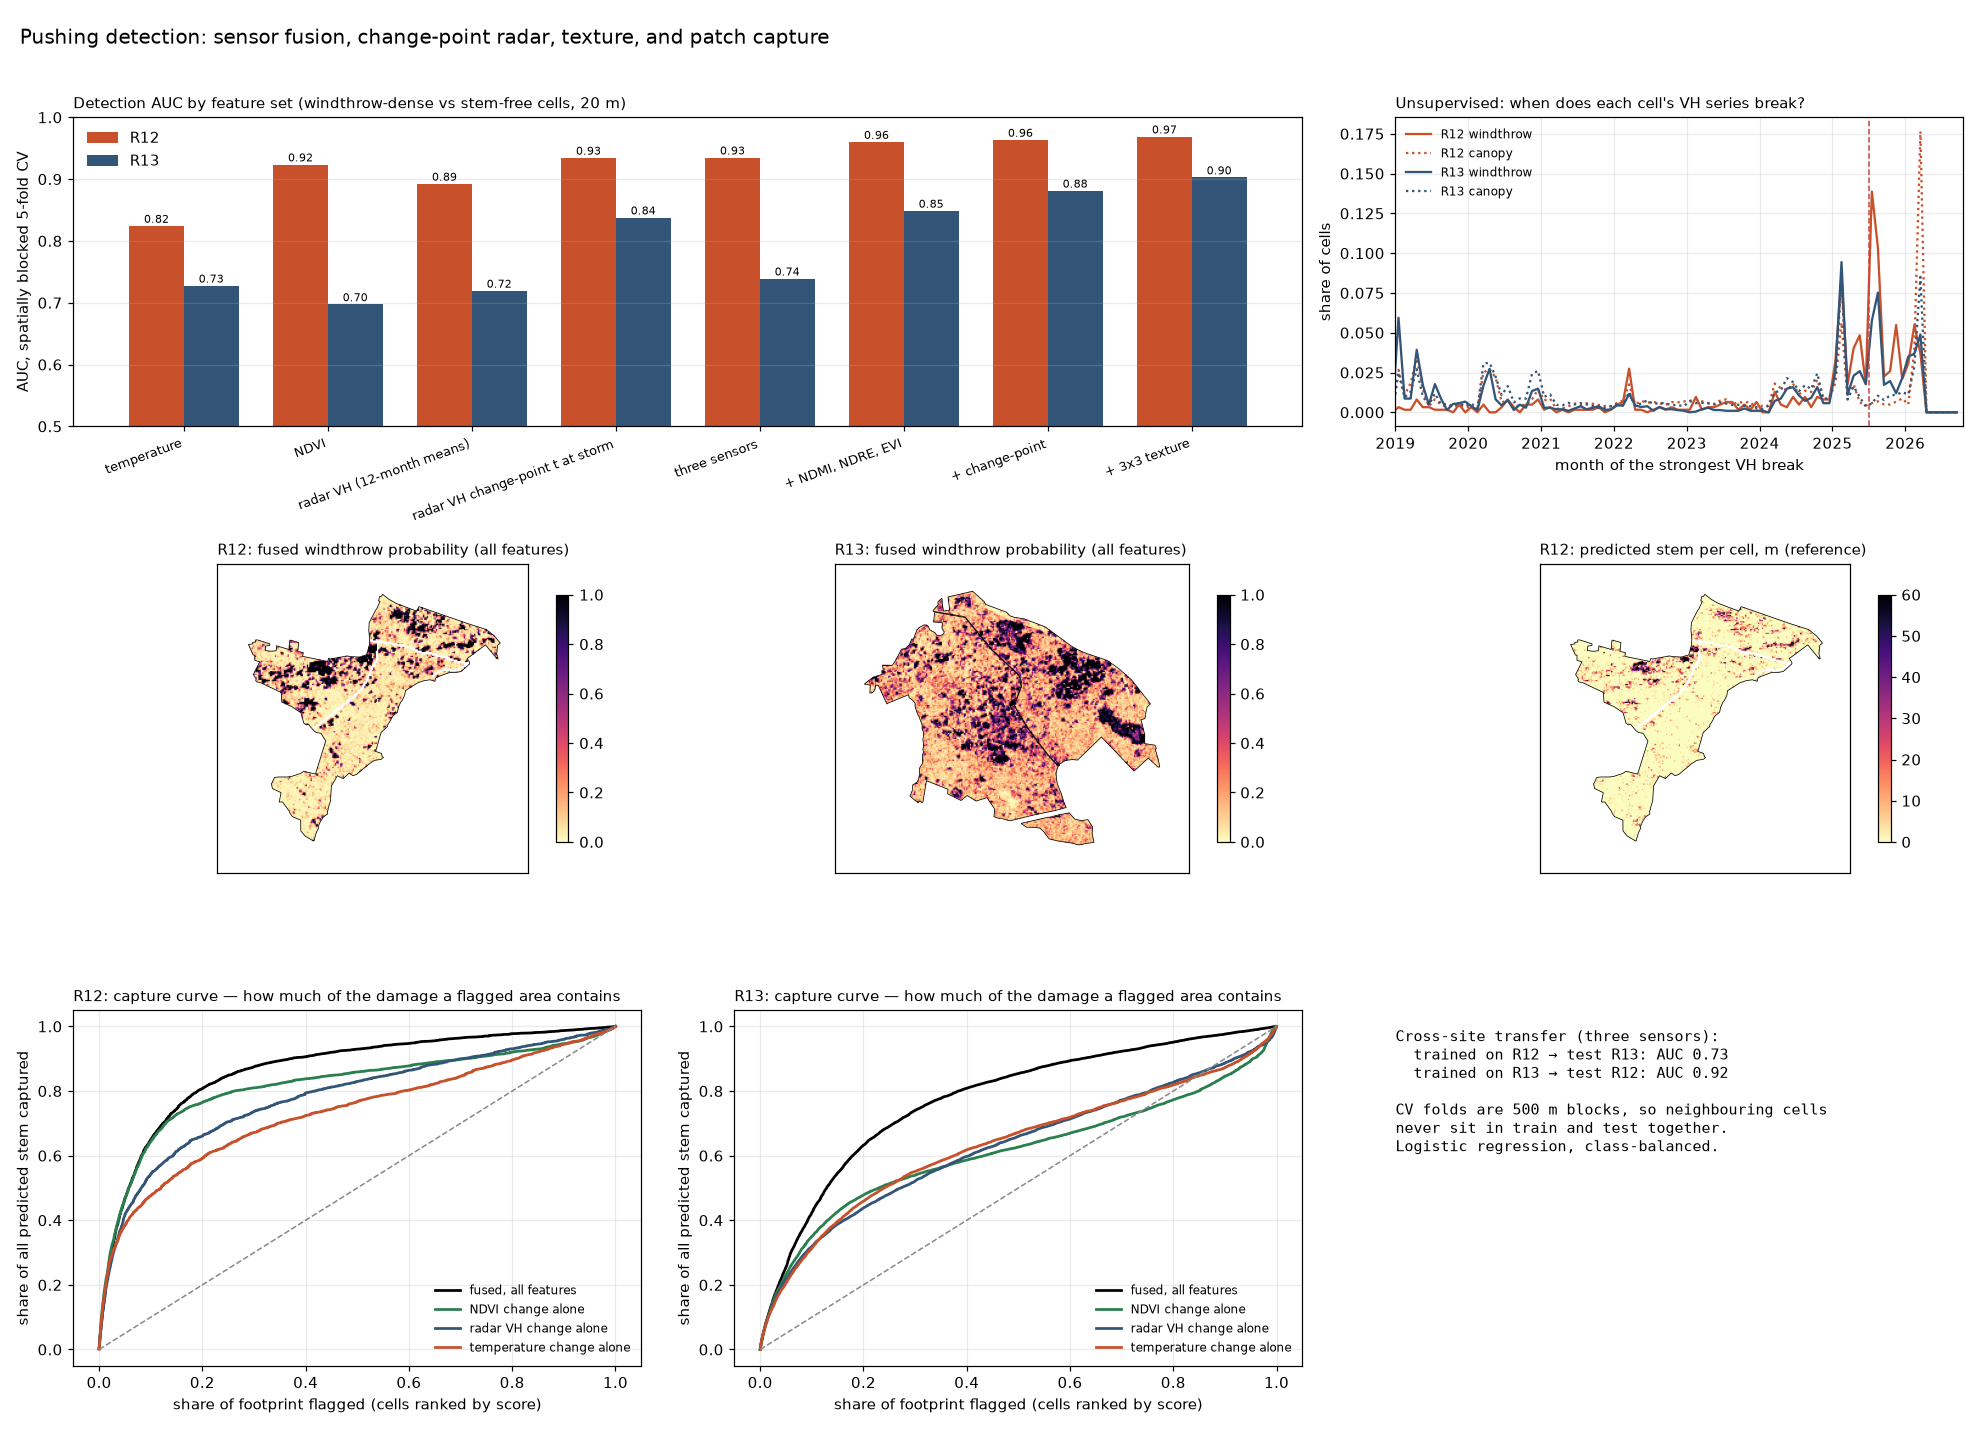

Here is the Python script that generated this plot:
"""Can detection be pushed further? Four ideas tested on the same 20 m cells:
1. sensor fusion (logistic regression, spatially blocked 5-fold CV, plus cross-site transfer)
2. change-point detection on the full monthly VH series (seasonally adjusted)
3. extra indices (NDMI, NDRE, EVI) and 3x3 texture of the change rasters
4. patch-level "capture curve": share of all predicted stem captured vs share of footprint flagged

    python docs/experiments/windthrow/detection_upgrade.py <sar worktree> <out dir>
"""
import csv, glob, os, re, sys, warnings
import numpy as np, rasterio
from scipy.ndimage import uniform_filter, generic_filter, label
from sklearn.linear_model import LogisticRegression
from sklearn.preprocessing import StandardScaler
from sklearn.pipeline import make_pipeline
from sklearn.metrics import roc_auc_score
import matplotlib; matplotlib.use("Agg"); import matplotlib.pyplot as plt
sys.path.insert(0, os.path.dirname(os.path.abspath(__file__)))
SAR_WT, OUT = sys.argv[1], sys.argv[2]; os.makedirs(OUT, exist_ok=True)
sys.argv = [sys.argv[0], SAR_WT, OUT]
import sensor_figures as sf
from sensor_figures import SITES, masks, on_grid, change_map, ym_of, SUMMER

EXTRA = {"R12": {k: f"out/geotiffs/r12_data_{k}/*.tif" for k in ("ndmi", "ndre", "evi")},
         "R13": {k: f"out/geotiffs/r13_data_{k}/*.tif" for k in ("ndmi", "ndre", "evi")}}
STORM_YM = "2025-07"

def summer_pre(ym): return "2022-01" <= ym <= "2024-12" and int(ym[5:]) in SUMMER
def summer_post(ym): return ym >= STORM_YM and int(ym[5:]) in SUMMER

def vh_stack(site, grid):
    labs, arrs = [], []
    for f in sorted(glob.glob(SITES[site]["sar"])):
        with rasterio.open(f) as ds:
            a = ds.read(2).astype("float32"); a[a == sf.FILL] = np.nan
        labs.append(ym_of(f)); arrs.append(a)
    return labs, np.stack(arrs)

def changepoint(labs, S, core):
    """Seasonally adjust (per calendar month, pre-storm years), then for every candidate break
    month t return the two-sample t statistic (after − before, min 6 months each side).
    Returns: t-stat at the storm month, the strongest |t| anywhere, its month, and the step there."""
    mon = np.array([int(l[5:]) for l in labs]); pre = np.array([l < STORM_YM for l in labs])
    A = S.copy()
    for m in range(1, 13):
        sel = (mon == m) & pre
        with warnings.catch_warnings():
            warnings.simplefilter("ignore"); A[mon == m] -= np.nanmean(S[sel], axis=0)
    n = len(labs); best_t = np.zeros(core.shape, "float32"); best_i = np.zeros(core.shape, "int16"); best_step = np.zeros(core.shape, "float32"); storm_t = None
    i_storm = labs.index(STORM_YM)
    for i in range(6, n - 6):
        if labs[i] < "2019-01": continue
        with warnings.catch_warnings():
            warnings.simplefilter("ignore")
            b, a = A[:i], A[i:]
            mb, ma = np.nanmean(b, 0), np.nanmean(a, 0); vb, va = np.nanvar(b, 0), np.nanvar(a, 0)
            nb, na = np.sum(np.isfinite(b), 0), np.sum(np.isfinite(a), 0)
            t = (ma - mb) / np.sqrt(vb / np.maximum(nb, 1) + va / np.maximum(na, 1) + 1e-6)
        t = np.where(core, t, 0)
        if i == i_storm: storm_t = t
        upd = np.abs(t) > np.abs(best_t); best_t[upd] = t[upd]; best_i[upd] = i; best_step[upd] = (ma - mb)[upd]
    return storm_t, best_t, best_i, best_step

def texture(a):
    a = np.where(np.isfinite(a), a, np.nanmean(a))
    return uniform_filter(a, 3), generic_filter(a, np.std, 3)

def block_folds(shape, b=25, k=5, seed=0):
    r, c = np.indices(shape); blk = (r // b) * 1000 + (c // b); ids = np.unique(blk)
    rng = np.random.default_rng(seed); fold_of = dict(zip(ids, rng.integers(0, k, len(ids)))); return np.vectorize(fold_of.get)(blk)

def cv_auc(X, y, folds):
    p = np.zeros(len(y))
    for k in np.unique(folds):
        te = folds == k; m = make_pipeline(StandardScaler(), LogisticRegression(max_iter=500, class_weight="balanced")).fit(X[~te], y[~te])
        p[te] = m.predict_proba(X[te])[:, 1]
    return roc_auc_score(y, p), p

def capture_curve(score, dens, core):
    ok = core & np.isfinite(score); s = score[ok]; d = dens[ok]; o = np.argsort(-s)
    frac_area = np.arange(1, len(o) + 1) / len(o); frac_stem = np.cumsum(d[o]) / d.sum(); return frac_area, frac_stem

def main():
    res = []; keep = {}
    for site in SITES:
        m = masks(site); g = m["grid"]; core = m["core"]; dens = m["dens"]
        F = {}
        F["lst"], _, _ = change_map(SITES[site]["lst"], 1, g, summer_pre, summer_post)
        F["ndvi"], _, _ = change_map(SITES[site]["ndvi"], 1, g, summer_pre, summer_post)
        for k, pat in EXTRA[site].items(): F[k], _, _ = change_map(pat, 1, g, summer_pre, summer_post)
        labs, S = vh_stack(site, g)
        i0, i1 = labs.index("2024-07"), labs.index(STORM_YM)
        with warnings.catch_warnings():
            warnings.simplefilter("ignore"); F["vh"] = np.nanmean(S[i1:i1 + 12], 0) - np.nanmean(S[i0:i1], 0)
        F["vh_storm_t"], best_t, best_i, best_step = changepoint(labs, S, core)
        F["vh_best_t"] = best_t
        for k in ("ndvi", "vh", "lst"):
            F[f"{k}_mean3"], F[f"{k}_sd3"] = texture(F[k])
        # labels and folds
        wt, ctl = m["wt"], m["ctl"]; sel = (wt | ctl)
        for k in F: sel &= np.isfinite(F[k])
        y = wt[sel].astype(int); folds = block_folds(core.shape)[sel]
        sets = {"temperature": ["lst"], "NDVI": ["ndvi"], "radar VH (12-month means)": ["vh"], "radar VH change-point t at storm": ["vh_storm_t"],
                "three sensors": ["lst", "ndvi", "vh"], "+ NDMI, NDRE, EVI": ["lst", "ndvi", "vh", "ndmi", "ndre", "evi"],
                "+ change-point": ["lst", "ndvi", "vh", "ndmi", "ndre", "evi", "vh_storm_t"],
                "+ 3x3 texture": ["lst", "ndvi", "vh", "ndmi", "ndre", "evi", "vh_storm_t", "ndvi_mean3", "ndvi_sd3", "vh_mean3", "vh_sd3", "lst_mean3"]}
        for name, cols in sets.items():
            X = np.column_stack([F[c][sel] for c in cols])
            auc, p = cv_auc(X, y, folds) if len(cols) > 1 else (roc_auc_score(y, X[:, 0] * (1 if cols[0] == "lst" else -1)), None)
            res.append(dict(site=site, features=name, n_features=len(cols), auc=auc)); print(f"{site} {name:36s} AUC {auc:.3f}")
        # unsupervised: where does the strongest VH break fall?
        bm_wt = best_i[wt & core]; bm_ctl = best_i[ctl & core]
        near = lambda idx: np.mean([abs(i - i1) <= 2 for i in idx])
        print(f"{site}: strongest VH break within ±2 months of {STORM_YM}: windthrow cells {near(bm_wt):.0%}, canopy {near(bm_ctl):.0%}")
        res.append(dict(site=site, features="break within ±2 mo of storm, windthrow cells", n_features=0, auc=near(bm_wt)))
        res.append(dict(site=site, features="break within ±2 mo of storm, canopy cells", n_features=0, auc=near(bm_ctl)))
        # full-footprint fused score for maps and capture curves
        cols = sets["+ 3x3 texture"]; ok = core.copy()
        for c in cols: ok &= np.isfinite(F[c])
        Xall = np.column_stack([F[c][ok] for c in cols]); yall = wt[ok].astype(int)
        # fit on labelled cells (wt|ctl) only, predict everywhere
        lab = (wt | ctl)[ok]; mdl = make_pipeline(StandardScaler(), LogisticRegression(max_iter=500, class_weight="balanced")).fit(Xall[lab], yall[lab])
        fused = np.full(core.shape, np.nan, "float32"); fused[ok] = mdl.predict_proba(Xall)[:, 1]
        keep[site] = dict(fused=fused, dens=dens, core=core, best_i=best_i, labs=labs, i1=i1, wt=wt, ctl=ctl, F=F, grid=g, fp=m["fp"])
        # cross-site transfer stored for later
        keep[site]["X3"] = (np.column_stack([F[c][sel] for c in ["lst", "ndvi", "vh"]]), y)
    # transfer: train on one site, test on the other (three sensors)
    for a, b in (("R12", "R13"), ("R13", "R12")):
        Xa, ya = keep[a]["X3"]; Xb, yb = keep[b]["X3"]
        mdl = make_pipeline(StandardScaler(), LogisticRegression(max_iter=500, class_weight="balanced")).fit(Xa, ya)
        auc = roc_auc_score(yb, mdl.predict_proba(Xb)[:, 1]); res.append(dict(site=b, features=f"three sensors, trained on {a}", n_features=3, auc=auc)); print(f"train {a} → test {b}: AUC {auc:.3f}")
    with open(f"{OUT}/detection_upgrade.csv", "w", newline="") as fh:
        w = csv.DictWriter(fh, fieldnames=list(res[0])); w.writeheader(); w.writerows(res)
    # ---- figure
    fig = plt.figure(figsize=(18, 13), facecolor="white"); gs = fig.add_gridspec(3, 3, height_ratios=[1, 1, 1.15])
    ax = fig.add_subplot(gs[0, :2]); names = [r["features"] for r in res if r["site"] == "R12" and r["n_features"] > 0 and "trained" not in r["features"]]
    xs = np.arange(len(names)); wdt = 0.38
    for j, site in enumerate(SITES):
        vals = [next(r["auc"] for r in res if r["site"] == site and r["features"] == n) for n in names]
        ax.bar(xs + (j - 0.5) * wdt, vals, wdt, color=["#c8502a", "#357"][j], label=site)
        for x, v in zip(xs, vals): ax.text(x + (j - 0.5) * wdt, v + 0.005, f"{v:.2f}", ha="center", fontsize=7.5)
    ax.set_xticks(xs); ax.set_xticklabels(names, rotation=20, ha="right", fontsize=8.5); ax.set_ylim(0.5, 1.0); ax.set_ylabel("AUC, spatially blocked 5-fold CV")
    ax.set_title("Detection AUC by feature set (windthrow-dense vs stem-free cells, 20 m)", loc="left", fontsize=10); ax.legend(frameon=False); ax.grid(alpha=0.25, axis="y")
    ax = fig.add_subplot(gs[0, 2])
    for site, col in zip(SITES, ("#c8502a", "#357")):
        k = keep[site]; x = np.array([sf.xval(l) for l in k["labs"]])
        for cls, ls in (("wt", "-"), ("ctl", ":")):
            idx = k["best_i"][k[cls] & k["core"]]; h = np.bincount(idx, minlength=len(x)) / max(len(idx), 1)
            ax.plot(x, h, color=col, ls=ls, lw=1.5, label=f"{site} {'windthrow' if cls == 'wt' else 'canopy'}")
    ax.axvline(2025.5, color="#c44", lw=1, ls="--"); ax.set_xlim(2019, 2026.8); ax.set_ylabel("share of cells"); ax.set_xlabel("month of the strongest VH break")
    ax.set_title("Unsupervised: when does each cell's VH series break?", loc="left", fontsize=10); ax.legend(frameon=False, fontsize=8); ax.grid(alpha=0.25)
    for j, site in enumerate(SITES):
        k = keep[site]; bb = rasterio.transform.array_bounds(*k["core"].shape, k["grid"]["transform"]); ext = (bb[0], bb[2], bb[1], bb[3])
        ax = fig.add_subplot(gs[1, j]); im = ax.imshow(np.where(k["core"], k["fused"], np.nan), extent=ext, cmap="magma_r", vmin=0, vmax=1); k["fp"].boundary.plot(ax=ax, color="k", lw=0.5)
        ax.set_title(f"{site}: fused windthrow probability (all features)", loc="left", fontsize=10); ax.set_xticks([]); ax.set_yticks([]); fig.colorbar(im, ax=ax, shrink=0.8)
    ax = fig.add_subplot(gs[1, 2]); k = keep["R12"]; bb = rasterio.transform.array_bounds(*k["core"].shape, k["grid"]["transform"]); ext = (bb[0], bb[2], bb[1], bb[3])
    im = ax.imshow(np.where(k["core"], k["dens"], np.nan), extent=ext, cmap="magma_r", vmin=0, vmax=60); k["fp"].boundary.plot(ax=ax, color="k", lw=0.5)
    ax.set_title("R12: predicted stem per cell, m (reference)", loc="left", fontsize=10); ax.set_xticks([]); ax.set_yticks([]); fig.colorbar(im, ax=ax, shrink=0.8)
    for j, site in enumerate(SITES):
        ax = fig.add_subplot(gs[2, j]); k = keep[site]
        for name, sc, col in (("fused, all features", k["fused"], "#000"), ("NDVI change alone", -k["F"]["ndvi"], "#2a7f4f"), ("radar VH change alone", -k["F"]["vh"], "#357"), ("temperature change alone", k["F"]["lst"], "#c8502a")):
            fa, fs = capture_curve(sc, k["dens"], k["core"]); ax.plot(fa, fs, color=col, lw=1.8, label=name)
            i10 = np.searchsorted(fa, 0.10); print(f"{site} {name:26s}: flag 10 % of footprint → {fs[i10]:.0%} of predicted stem; 25 % → {fs[np.searchsorted(fa, 0.25)]:.0%}")
        ax.plot([0, 1], [0, 1], color="#888", lw=1, ls="--"); ax.set_xlabel("share of footprint flagged (cells ranked by score)"); ax.set_ylabel("share of all predicted stem captured")
        ax.set_title(f"{site}: capture curve — how much of the damage a flagged area contains", loc="left", fontsize=10); ax.legend(frameon=False, fontsize=8, loc="lower right"); ax.grid(alpha=0.25)
    ax = fig.add_subplot(gs[2, 2]); ax.axis("off")
    tr = [r for r in res if "trained" in r["features"]]
    txt = "Cross-site transfer (three sensors):\n" + "\n".join(f"  {r['features'].replace('three sensors, ', '')} → test {r['site']}: AUC {r['auc']:.2f}" for r in tr)
    txt += "\n\nCV folds are 500 m blocks, so neighbouring cells\nnever sit in train and test together.\nLogistic regression, class-balanced."
    ax.text(0, 0.95, txt, va="top", fontsize=10, family="monospace")
    fig.suptitle("Pushing detection: sensor fusion, change-point radar, texture, and patch capture", x=0.01, ha="left", fontsize=13)
    fig.tight_layout(rect=(0, 0, 1, 0.97)); fig.savefig(f"{OUT}/detection_upgrade.png", dpi=110); print("wrote", f"{OUT}/detection_upgrade.png")

if __name__ == "__main__":
    main()
